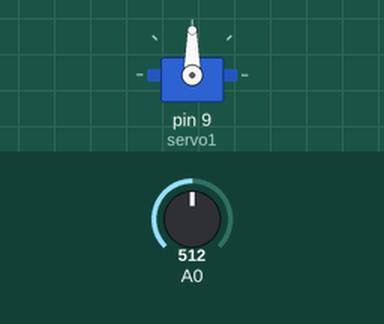
The sketch below on a simulated Arduino Uno, built with avr-gcc and run on an emulated ATmega328P. Parts: servo. The test bench sets the inputs (shaded band); at power-on: A0 = 512. What the sketch prints to the serial monitor is not drawn.

Above: at 1.2 s.
1.3 s: A0 set to 716
At 1.9 s:
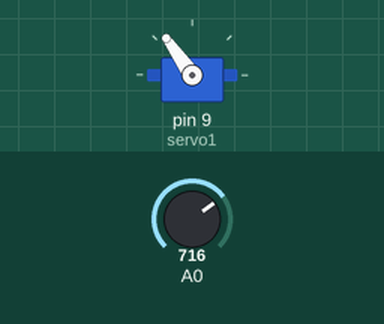
2.8 s: A0 set to 900
At 3.1 s:
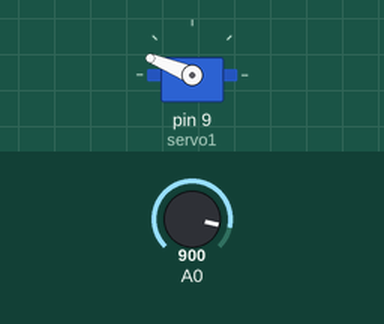
4.3 s: A0 set to 1023
At 5.4 s:
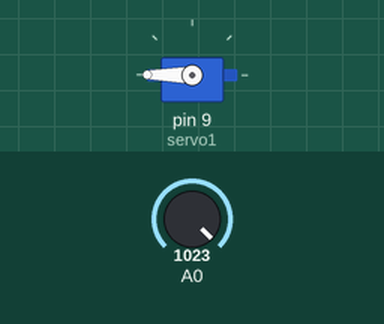
5.8 s: A0 set to 306
At 6.6 s:
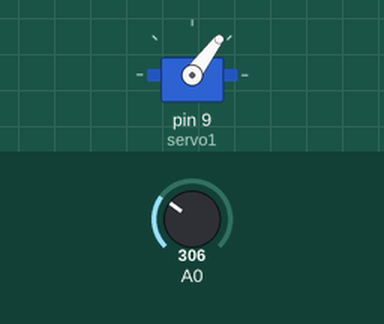
7.3 s: A0 set to 170
At 7.7 s:
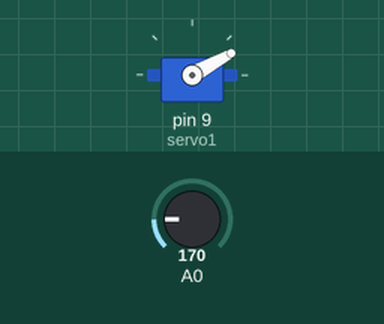
8.8 s: A0 set to 0
At 9.9 s:
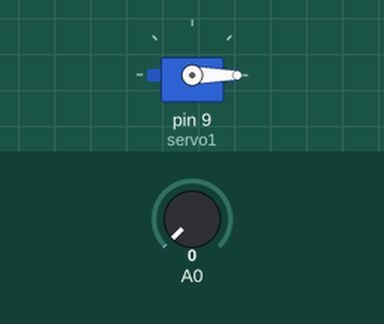
Timing chart, 0 to 11.3 s (numbered marks = the images above; inputs shaded):
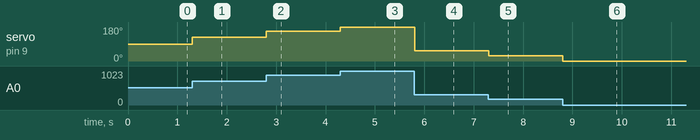

Measured:
- after the input at 1.3 s, servo on pin 9 (servo1): 90° → 125° at once
- after the input at 2.8 s, servo on pin 9 (servo1): 125° → 158° at once
- after the input at 4.3 s, servo on pin 9 (servo1): 158° → 180° at once
- after the input at 5.8 s, servo on pin 9 (servo1): 180° → 53° at once
- after the input at 7.3 s, servo on pin 9 (servo1): 53° → 29° at once
- after the input at 8.8 s, servo on pin 9 (servo1): 29° → 0° at once

The sketch:

SpinTest.ino
```cpp
#include <Servo.h>
Servo servo1;

void setup()
{
  Serial.begin(9600);
  servo1.attach(9);
}

int rounder(int var){
  if (var < 0)
  {
  return var + abs(var);
  }
  else if (var > 180)
  {
  return 180;
  }
}

void loop() {
  Serial.println(rounder(map(analogRead(A0), 0, 1023, 0, 180)));
  servo1.write(rounder(map(analogRead(A0), 0, 1023, 0, 180)));
}
```
